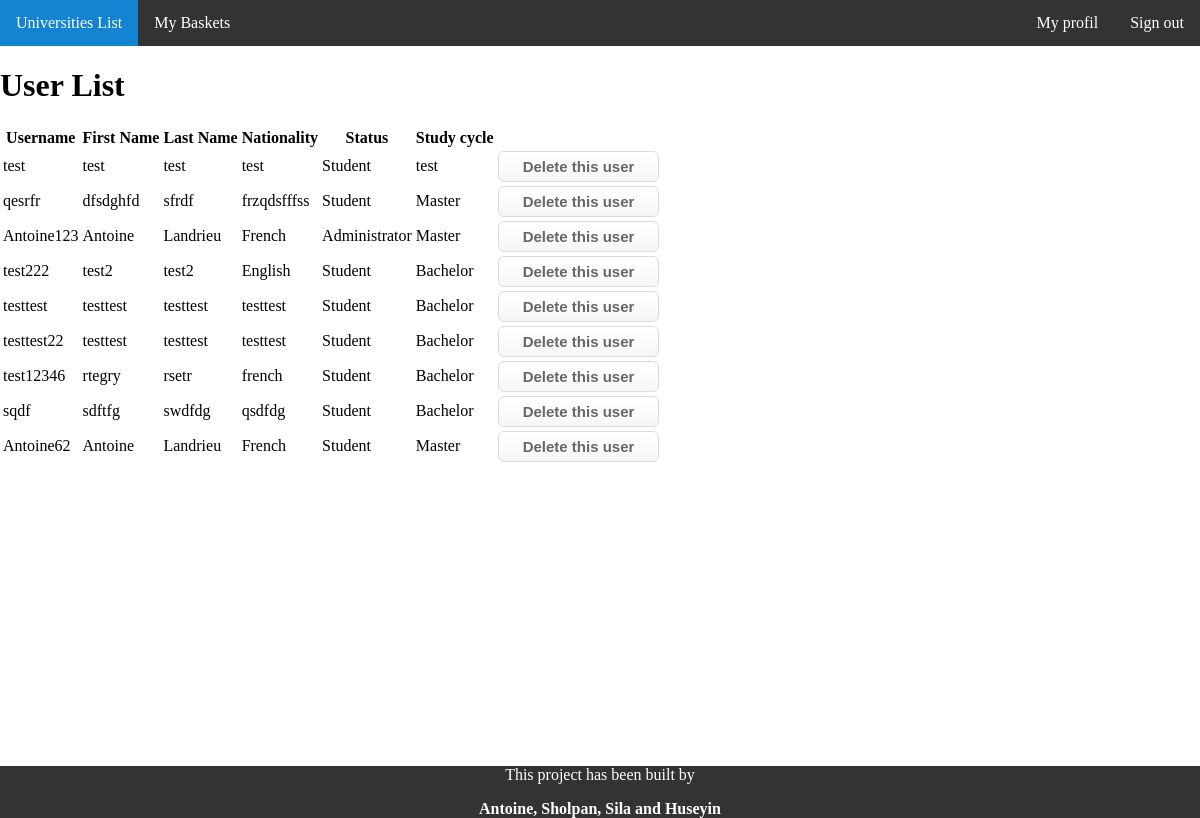
Screenshot of /UserList.php (signed in) with the database file from the repository.
### tables this page shows
CREATE TABLE IF NOT EXISTS `user` (
  `IdU` bigint(20) NOT NULL AUTO_INCREMENT,
  `Username` varchar(255) NOT NULL,
  `FirstName` varchar(255) NOT NULL,
  `Surname` varchar(255) NOT NULL,
  `DateOfBirth` date NOT NULL,
  `Nationality` varchar(255) NOT NULL,
  `Sex` varchar(255) NOT NULL,
  `StudyCycle` varchar(255) DEFAULT NULL,
  `FieldOfEducation` varchar(255) NOT NULL,
  `status` varchar(11) NOT NULL,
  `Email` varchar(255) NOT NULL,
  `pwd` varchar(255) NOT NULL,
  `Phone` varchar(20) NOT NULL,
  `DateArrival` date DEFAULT NULL,
  `DateDeparture` date DEFAULT NULL,
  `IdUnivers` bigint(20) DEFAULT NULL,
  PRIMARY KEY (`IdU`),
  UNIQUE KEY `Username` (`Username`)
);

### UserList.php (the view, shortened to what this page needs)
<?php
 include("include/Head.php"); ?>
    <?php
    include("include/Header.php");
    include("include/nav.php");
    ?>
<div id="List">
    <h1>User List</h1>
    <table>
        <tr>
            <th>Username</th>
            <th>First Name</th>
            <th>Last Name</th>
            <th>Nationality</th>
            <th>Status</th>
            <th>Study cycle</th>
        </tr>
        <?php
        include("include/Configuration.php");
        $UserList = $bdd->query('SELECT * FROM user');
        while ($User = $UserList->fetch())
        {
            ?>
            <tr>
                <td><?php echo $User['Username'] ?></td>
                <td><?php echo $User['FirstName'] ?></td>
                <td><?php echo $User['Surname'] ?></td>
                <td><?php echo $User['Nationality'] ?></td>
                <td><?php
                        if($User['status'] == 1)
                        { echo "Student";}
                        if($User['status'] == 3)
                        { echo "Administrator";}
                        ?></td>
                <td><?php echo $User['StudyCycle'] ?></td>
                <td><form name="EditMyProfil" method="post" action="DeleteUser.php">
                        <button class="myButton">Delete this user</button>
                    </form>
                </td>
            </tr>
            <?php
        }
        ?>
        </table>
</div>
<?php include("include/footer.php"); ?>

### style/style.css (style rules this page uses)
html,body { height: 100%; font-size: 16px; margin: 0px; }
.myButton { box-shadow:inset 0px 1px 0px 0px #ffffff; background:linear-gradient(to bottom, #ffffff 5%, #f6f6f6 100%); background-color:#ffffff; border-radius:6px; border:1px solid #dcdcdc; display:inline-block; cursor:pointer; color:#666666; font-family:Arial; font-size:15px; font-weight:bold; padding:6px 24px; text-decoration:none; text-shadow:0px 1px 0px #ffffff; }

### rows the page displays
user: Username "test", FirstName "test", Surname "test", Nationality "test", status "Student", StudyCycle "test"
user: Username "qesrfr", FirstName "dfsdghfd", Surname "sfrdf", Nationality "frzqdsfffss", status "Student", StudyCycle "Master"
user: Username "Antoine123", FirstName "Antoine", Surname "Landrieu", Nationality "French", status "Administrator", StudyCycle "Master"
user: Username "test222", FirstName "test2", Surname "test2", Nationality "English", status "Student", StudyCycle "Bachelor"
user: Username "testtest", FirstName "testtest", Surname "testtest", Nationality "testtest", status "Student", StudyCycle "Bachelor"
user: Username "testtest22", FirstName "testtest", Surname "testtest", Nationality "testtest", status "Student", StudyCycle "Bachelor"
user: Username "test12346", FirstName "rtegry", Surname "rsetr", Nationality "french", status "Student", StudyCycle "Bachelor"
user: Username "sqdf", FirstName "sdftfg", Surname "swdfdg", Nationality "qsdfdg", status "Student", StudyCycle "Bachelor"
user: Username "Antoine62", FirstName "Antoine", Surname "Landrieu", Nationality "French", status "Student", StudyCycle "Master"
